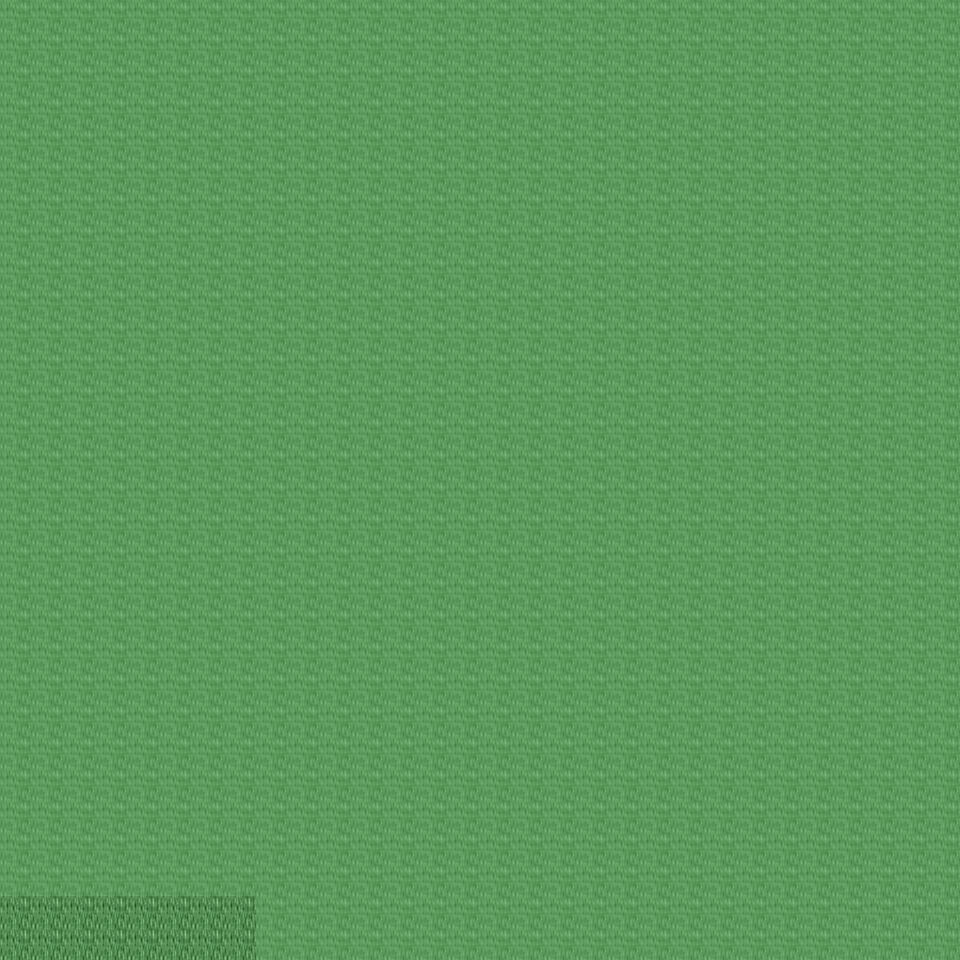

A 2D game scene composited from a Tiled map and its tileset images. What follows is a short description and the map's XML, with each tile layer's data collapsed to a summary:
An orthogonal 30x30 tile map with 32x32 px tiles, 6 tile layers (Ground, Object, Object2, Above, ...), 32 tilesets and 2 objects (2x mapExit).

<map version="1.0" orientation="orthogonal" renderorder="right-down" width="30" height="30" tilewidth="32" tileheight="32" nextobjectid="3">
  <tileset firstgid="1" name="tileset_ground_ground" tilewidth="32" tileheight="32" tilecount="33" columns="3">
    <image source="../drawable/tileset_ground_ground.png" width="96" height="352" />
  </tileset>
  <tileset firstgid="34" name="tileset_building_decoration_floor_sparkle" tilewidth="32" tileheight="32" tilecount="18" columns="3">
    <image source="../drawable/tileset_building_decoration_floor_sparkle.png" width="96" height="192" />
  </tileset>
  <tileset firstgid="52" name="tileset_ground_ladder_steps" tilewidth="32" tileheight="32" tilecount="6" columns="3">
    <image source="../drawable/tileset_ground_ladder_steps.png" width="96" height="64" />
  </tileset>
  <tileset firstgid="58" name="tileset_plant_flower_daisy_yellow" tilewidth="32" tileheight="32" tilecount="8" columns="2">
    <image source="../drawable/tileset_plant_flower_daisy_yellow.png" width="64" height="128" />
  </tileset>
  <tileset firstgid="66" name="tileset_plant_flower_daisy_white" tilewidth="32" tileheight="32" tilecount="8" columns="2">
    <image source="../drawable/tileset_plant_flower_daisy_white.png" width="64" height="128" />
  </tileset>
  <tileset firstgid="74" name="tileset_plant_grasses" tilewidth="32" tileheight="32" tilecount="6" columns="3">
    <image source="../drawable/tileset_plant_grasses.png" width="96" height="64" />
  </tileset>
  <tileset firstgid="80" name="tileset_item_statue_green_stone" tilewidth="32" tileheight="32" tilecount="12" columns="4">
    <image source="../drawable/tileset_item_statue_green_stone.png" width="128" height="96" />
  </tileset>
  <tileset firstgid="92" name="tileset_plant_flower_daisy_red" tilewidth="32" tileheight="32" tilecount="8" columns="2">
    <image source="../drawable/tileset_plant_flower_daisy_red.png" width="64" height="128" />
  </tileset>
  <tileset firstgid="100" name="tileset_item_statue_skullpedestal" tilewidth="32" tileheight="32" tilecount="2" columns="1">
    <image source="../drawable/tileset_item_statue_skullpedestal.png" width="32" height="64" />
  </tileset>
  <tileset firstgid="102" name="tileset_plant_tree_tree_darkgreen" tilewidth="32" tileheight="32" tilecount="88" columns="8">
    <image source="../drawable/tileset_plant_tree_tree_darkgreen.png" width="256" height="352" />
  </tileset>
  <tileset firstgid="190" name="tileset_item_corpse_skull_pale" tilewidth="32" tileheight="32" tilecount="2" columns="2">
    <image source="../drawable/tileset_item_corpse_skull_pale.png" width="64" height="32" />
  </tileset>
  <tileset firstgid="192" name="tileset_plant_leaves" tilewidth="32" tileheight="32" tilecount="8" columns="4">
    <image source="../drawable/tileset_plant_leaves.png" width="128" height="64" />
  </tileset>
  <tileset firstgid="200" name="tileset_plant_bush_bushes" tilewidth="32" tileheight="32" tilecount="10" columns="5">
    <image source="../drawable/tileset_plant_bush_bushes.png" width="160" height="64" />
  </tileset>
  <tileset firstgid="210" name="tileset_building_decoration_rocks_2" tilewidth="32" tileheight="32" tilecount="2" columns="1">
    <image source="../drawable/tileset_building_decoration_rocks_2.png" width="32" height="64" />
  </tileset>
  <tileset firstgid="212" name="tileset_object_well" tilewidth="32" tileheight="32" tilecount="4" columns="2">
    <image source="../drawable/tileset_object_well.png" width="64" height="64" />
  </tileset>
  <tileset firstgid="216" name="tileset_plant_stump_stump_green" tilewidth="32" tileheight="32" tilecount="4" columns="2">
    <image source="../drawable/tileset_plant_stump_stump_green.png" width="64" height="64" />
  </tileset>
  <tileset firstgid="220" name="tileset_item_statue_green_stone_3" tilewidth="32" tileheight="32" tilecount="3" columns="1">
    <image source="../drawable/tileset_item_statue_green_stone_3.png" width="32" height="96" />
  </tileset>
  <tileset firstgid="223" name="tileset_ground_rock_pebbles" tilewidth="32" tileheight="32" tilecount="3" columns="1">
    <image source="../drawable/tileset_ground_rock_pebbles.png" width="32" height="96" />
  </tileset>
  <tileset firstgid="226" name="tileset_plant_vine" tilewidth="32" tileheight="32" tilecount="3" columns="1">
    <image source="../drawable/tileset_plant_vine.png" width="32" height="96" />
  </tileset>
  <tileset firstgid="229" name="tileset_plant_tree_tree_green" tilewidth="32" tileheight="32" tilecount="88" columns="8">
    <image source="../drawable/tileset_plant_tree_tree_green.png" width="256" height="352" />
  </tileset>
  <tileset firstgid="317" name="tileset_plant_stump_stump_purple" tilewidth="32" tileheight="32" tilecount="4" columns="2">
    <image source="../drawable/tileset_plant_stump_stump_purple.png" width="64" height="64" />
  </tileset>
  <tileset firstgid="321" name="tileset_building_decoration_rocks" tilewidth="32" tileheight="32" tilecount="6" columns="3">
    <image source="../drawable/tileset_building_decoration_rocks.png" width="96" height="64" />
  </tileset>
  <tileset firstgid="327" name="tileset_logic_creature_rodent" tilewidth="32" tileheight="32" tilecount="8" columns="8">
    <image source="../drawable/tileset_logic_creature_rodent.png" width="256" height="32" />
  </tileset>
  <tileset firstgid="335" name="tileset_logic_portal" tilewidth="32" tileheight="32" tilecount="24" columns="8">
    <image source="../drawable/tileset_logic_portal.png" width="256" height="96" />
  </tileset>
  <tileset firstgid="359" name="tileset_logic_creature_animal" tilewidth="32" tileheight="32" tilecount="32" columns="8">
    <image source="../drawable/tileset_logic_creature_animal.png" width="256" height="128" />
  </tileset>
  <tileset firstgid="391" name="tileset_logic_item_sheepfood" tilewidth="32" tileheight="32" tilecount="1" columns="1">
    <image source="../drawable/tileset_logic_item_sheepfood.png" width="32" height="32" />
  </tileset>
  <tileset firstgid="392" name="tileset_logic_item_resources" tilewidth="32" tileheight="32" tilecount="6" columns="6">
    <image source="../drawable/tileset_logic_item_resources.png" width="192" height="32" />
  </tileset>
  <tileset firstgid="398" name="tileset_logic_creature_gargoyle" tilewidth="32" tileheight="32" tilecount="4" columns="4">
    <image source="../drawable/tileset_logic_creature_gargoyle.png" width="128" height="32" />
  </tileset>
  <tileset firstgid="402" name="tileset_logic_collision" tilewidth="32" tileheight="32" tilecount="1" columns="1">
    <image source="../drawable/tileset_logic_collision.png" width="32" height="32" />
  </tileset>
  <tileset firstgid="403" name="tileset_logic_protection" tilewidth="32" tileheight="32" tilecount="2" columns="2">
    <image source="../drawable/tileset_logic_protection.png" width="64" height="32" />
  </tileset>
  <tileset firstgid="405" name="tileset_ground_grass_2" tilewidth="32" tileheight="32" tilecount="21" columns="3">
    <image source="../drawable/tileset_ground_grass_2.png" width="96" height="224" />
  </tileset>
  <tileset firstgid="426" name="tileset_logic_creature_reptile" tilewidth="32" tileheight="32" tilecount="7" columns="7">
    <image source="../drawable/tileset_logic_creature_reptile.png" width="224" height="32" />
  </tileset>
  <layer name="Ground" width="30" height="30">
    <data>[900 cells, 900 non-empty, 1 distinct tile ids]</data>
  </layer>
  <layer name="Object" width="30" height="30">
    <data>[900 cells, 0 non-empty, 0 distinct tile ids]</data>
  </layer>
  <layer name="Object2" width="30" height="30">
    <data>[900 cells, 16 non-empty, 6 distinct tile ids]</data>
  </layer>
  <layer name="Above" width="30" height="30">
    <data>[900 cells, 868 non-empty, 20 distinct tile ids]</data>
  </layer>
  <layer name="Above2" width="30" height="30">
    <data>[900 cells, 0 non-empty, 0 distinct tile ids]</data>
  </layer>
  <layer name="Walkable" width="30" height="30">
    <data>[900 cells, 884 non-empty, 1 distinct tile ids]</data>
  </layer>
  <objectgroup name="MapEvents">
    <object id="1" name="south" type="mapExit" x="0" y="928" width="256" height="32">
      <properties>
        <property name="map" value="level_0_x123_y80" />
        <property name="x" value="0" />
        <property name="y" value="1" />
      </properties>
    </object>
    <object id="2" name="west" type="mapExit" x="0" y="896" width="32" height="64">
      <properties>
        <property name="map" value="level_0_x122_y79" />
        <property name="x" value="28" />
        <property name="y" value="28" />
      </properties>
    </object>
  </objectgroup>
</map>
